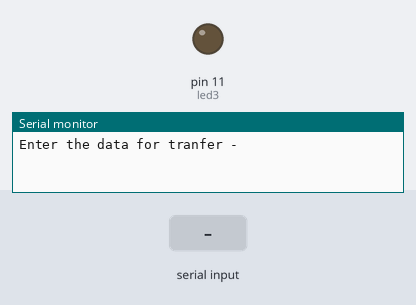
The sketch below on a simulated Arduino Uno, built with avr-gcc and run on an emulated ATmega328P. Parts: output pins drawn as LEDs (lit = HIGH), the last lines printed to the serial monitor. The inputs (shaded band) are chosen by the test bench.

Above: at 1.2 s.
1.3 s: "1" received over Serial
At 2.6 s:
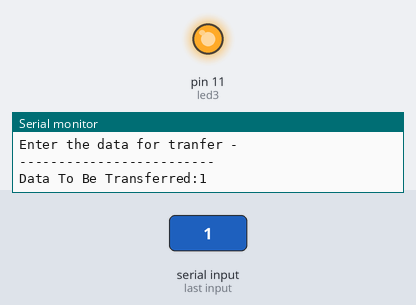
6.8 s: "0" received over Serial
At 10.6 s:
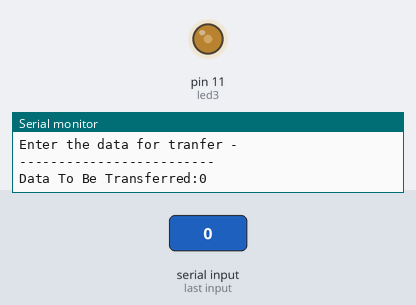
Timing chart, 0 to 12.3 s (numbered marks = the images above; inputs shaded):
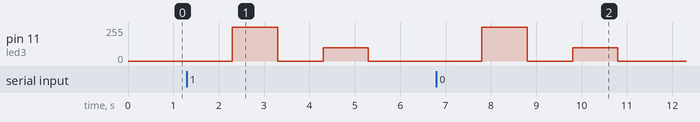

The sketch:

SendingData.ino
```cpp
String data = "";
//int led1 = 9;
//int led2 = 10;
int led3 = 11;

void setup()
{
    Serial.begin(9600);
//    pinMode(led1, OUTPUT);
//    pinMode(led2, OUTPUT);
    pinMode(led3, OUTPUT);
}

void loop()
{
    Serial.println("Enter the data for tranfer - ");
    while (Serial.available() == 0){}
    data = Serial.readString();
    Serial.println("-------------------------");
    Serial.println("Data To Be Transferred:" + data);
    analogWrite(led3, 255);
        delay(1000);
        analogWrite(led3, 0);
        delay(1000);
        analogWrite(led3, 100);
        delay(1000);
        analogWrite(led3, 0);
        delay(1000);
    for(int i=0; i<data.length() - 1; i++){
        char myChar = data.charAt(i);
        for(int i=7; i>=0; i--){
            byte bytes = bitRead(myChar,i);
            Serial.print(bytes, BIN);
            Serial.println("");
            if(bytes == 0){
//                analogWrite(led1, 127);
//                analogWrite(led2, 127);
                analogWrite(led3, 100);
                delay(1000);
//                analogWrite(led1, 0);
//                analogWrite(led2, 0);
                analogWrite(led3, 0);
                delay(1000);
            } else{
//                analogWrite(led1, 255);
//                analogWrite(led2, 255);
                analogWrite(led3, 255);
                delay(1000);
//                delay(1000);
//                analogWrite(led1, 0);
//                analogWrite(led2, 0);
                analogWrite(led3, 0);
                delay(1000);
            }
//            digitalWrite(led, bytes);
//            delay(1000);
        }
        Serial.println("");
        Serial.println("");
    }
}
```

Measured:
- after the input at 1.3 s, pin 11 (led3): 0/255 → 255/255 after 1.0 s, → 0/255 1.0 s later, → 100/255 1.0 s later, → 0/255 1.0 s later
- after the input at 6.8 s, pin 11 (led3): 0/255 → 255/255 after 1.0 s, → 0/255 1.0 s later, → 100/255 1.0 s later, → 0/255 1.0 s later
